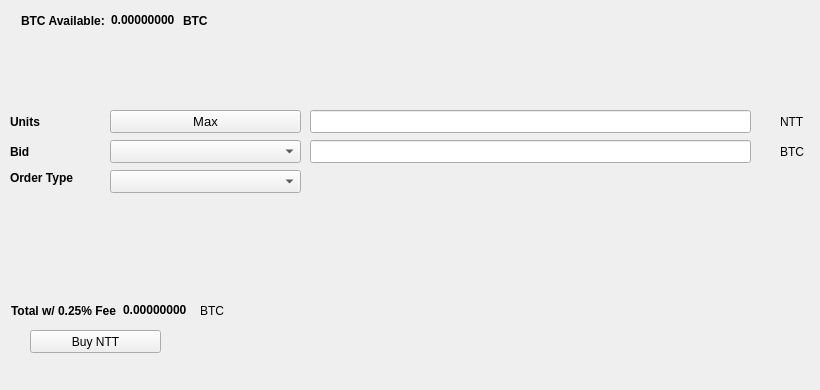
   <widget class="QWidget" name="BuyTab">
    <attribute name="title">
     <string>Buy</string>
    </attribute>
    <widget class="QPushButton" name="BuyNTT">
     <property name="geometry">
      <rect>
       <x>30</x>
       <y>330</y>
       <width>131</width>
       <height>23</height>
      </rect>
     </property>
     <property name="text">
      <string>Buy NTT</string>
     </property>
     <property name="icon">
      <iconset resource="../nanite.qrc">
       <normaloff>:/icons/bitcoin</normaloff>:/icons/bitcoin</iconset>
     </property>
    </widget>
    <widget class="QLabel" name="label_3">
     <property name="geometry">
      <rect>
       <x>10</x>
       <y>110</y>
       <width>46</width>
       <height>23</height>
      </rect>
     </property>
     <property name="font">
      <font>
       <weight>75</weight>
       <bold>true</bold>
      </font>
     </property>
     <property name="text">
      <string>Units</string>
     </property>
    </widget>
    <widget class="QLineEdit" name="UnitsInput">
     <property name="geometry">
      <rect>
       <x>310</x>
       <y>110</y>
       <width>441</width>
       <height>23</height>
      </rect>
     </property>
     <property name="font">
      <font>
       <pointsize>9</pointsize>
       <weight>75</weight>
       <bold>true</bold>
      </font>
     </property>
    </widget>
    <widget class="QLineEdit" name="BuyBidPriceEdit">
     <property name="geometry">
      <rect>
       <x>310</x>
       <y>140</y>
       <width>441</width>
       <height>23</height>
      </rect>
     </property>
     <property name="font">
      <font>
       <pointsize>9</pointsize>
       <weight>75</weight>
       <bold>true</bold>
      </font>
     </property>
    </widget>
    <widget class="QLabel" name="label_4">
     <property name="geometry">
      <rect>
       <x>780</x>
       <y>110</y>
       <width>31</width>
       <height>23</height>
      </rect>
     </property>
     <property name="text">
      <string>NTT</string>
     </property>
    </widget>
    <widget class="QLabel" name="label_5">
     <property name="geometry">
      <rect>
       <x>780</x>
       <y>140</y>
       <width>31</width>
       <height>23</height>
      </rect>
     </property>
     <property name="text">
      <string>BTC</string>
     </property>
    </widget>
    <widget class="QLabel" name="label_6">
     <property name="geometry">
      <rect>
       <x>10</x>
       <y>140</y>
       <width>46</width>
       <height>23</height>
      </rect>
     </property>
     <property name="font">
      <font>
       <weight>75</weight>
       <bold>true</bold>
      </font>
     </property>
     <property name="text">
      <string>Bid</string>
     </property>
    </widget>
    <widget class="QLabel" name="label_7">
     <property name="geometry">
      <rect>
       <x>10</x>
       <y>170</y>
       <width>91</width>
       <height>16</height>
      </rect>
     </property>
     <property name="font">
      <font>
       <weight>75</weight>
       <bold>true</bold>
      </font>
     </property>
     <property name="text">
      <string>Order Type</string>
     </property>
    </widget>
    <widget class="QPushButton" name="Buy_Max_Amount">
     <property name="geometry">
      <rect>
       <x>110</x>
       <y>110</y>
       <width>191</width>
       <height>23</height>
      </rect>
     </property>
     <property name="font">
      <font>
       <pointsize>10</pointsize>
      </font>
     </property>
     <property name="text">
      <string>Max</string>
     </property>
    </widget>
    <widget class="QComboBox" name="BuyBidcomboBox">
     <property name="geometry">
      <rect>
       <x>110</x>
       <y>140</y>
       <width>191</width>
       <height>23</height>
      </rect>
     </property>
     <property name="font">
      <font>
       <pointsize>10</pointsize>
      </font>
     </property>
    </widget>
    <widget class="QComboBox" name="buyOrdertypeCombo">
     <property name="geometry">
      <rect>
       <x>110</x>
       <y>170</y>
       <width>191</width>
       <height>23</height>
      </rect>
     </property>
     <property name="font">
      <font>
       <pointsize>10</pointsize>
      </font>
     </property>
    </widget>
    <widget class="QWidget" name="layoutWidget1">
     <property name="geometry">
      <rect>
       <x>21</x>
       <y>11</y>
       <width>227</width>
       <height>19</height>
      </rect>
     </property>
     <layout class="QHBoxLayout" name="horizontalLayout_3">
      <item>
       <widget class="QLabel" name="label232">
        <property name="font">
         <font>
          <weight>75</weight>
          <bold>true</bold>
         </font>
        </property>
        <property name="text">
         <string>BTC Available:</string>
        </property>
       </widget>
      </item>
      <item>
       <widget class="QLabel" name="BtcAvailableLbl">
        <property name="palette">
         <palette>
          <active>
           <colorrole role="WindowText">
            <brush brushstyle="SolidPattern">
             <color alpha="255">
              <red>0</red>
              <green>0</green>
              <blue>0</blue>
             </color>
            </brush>
           </colorrole>
           <colorrole role="Button">
            <brush brushstyle="SolidPattern">
             <color alpha="255">
              <red>0</red>
              <green>170</green>
              <blue>0</blue>
             </color>
            </brush>
           </colorrole>
           <colorrole role="Light">
            <brush brushstyle="SolidPattern">
             <color alpha="255">
              <red>0</red>
              <green>255</green>
              <blue>0</blue>
             </color>
            </brush>
           </colorrole>
           <colorrole role="Midlight">
            <brush brushstyle="SolidPattern">
             <color alpha="255">
              <red>0</red>
              <green>212</green>
              <blue>0</blue>
             </color>
            </brush>
           </colorrole>
           <colorrole role="Dark">
            <brush brushstyle="SolidPattern">
             <color alpha="255">
              <red>0</red>
              <green>85</green>
              <blue>0</blue>
             </color>
            </brush>
           </colorrole>
           <colorrole role="Mid">
            <brush brushstyle="SolidPattern">
             <color alpha="255">
              <red>0</red>
              <green>113</green>
              <blue>0</blue>
             </color>
            </brush>
           </colorrole>
           <colorrole role="Text">
            <brush brushstyle="SolidPattern">
             <color alpha="255">
              <red>0</red>
              <green>170</green>
              <blue>0</blue>
             </color>
            </brush>
           </colorrole>
           <colorrole role="BrightText">
            <brush brushstyle="SolidPattern">
             <color alpha="255">
              <red>255</red>
              <green>255</green>
              <blue>255</blue>
             </color>
            </brush>
           </colorrole>
           <colorrole role="ButtonText">
            <brush brushstyle="SolidPattern">
             <color alpha="255">
              <red>0</red>
              <green>0</green>
              <blue>0</blue>
             </color>
            </brush>
           </colorrole>
           <colorrole role="Base">
            <brush brushstyle="SolidPattern">
             <color alpha="255">
              <red>255</red>
              <green>255</green>
              <blue>255</blue>
             </color>
            </brush>
           </colorrole>
           <colorrole role="Window">
            <brush brushstyle="SolidPattern">
             <color alpha="255">
              <red>0</red>
              <green>170</green>
              <blue>0</blue>
             </color>
            </brush>
           </colorrole>
           <colorrole role="Shadow">
            <brush brushstyle="SolidPattern">
             <color alpha="255">
              <red>0</red>
              <green>0</green>
              <blue>0</blue>
             </color>
            </brush>
           </colorrole>
           <colorrole role="AlternateBase">
            <brush brushstyle="SolidPattern">
             <color alpha="255">
              <red>127</red>
              <green>212</green>
              <blue>127</blue>
             </color>
            </brush>
           </colorrole>
           <colorrole role="ToolTipBase">
            <brush brushstyle="SolidPattern">
             <color alpha="255">
              <red>255</red>
              <green>255</green>
              <blue>220</blue>
             </color>
            </brush>
           </colorrole>
           <colorrole role="ToolTipText">
            <brush brushstyle="SolidPattern">
             <color alpha="255">
              <red>0</red>
              <green>0</green>
              <blue>0</blue>
             </color>
            </brush>
           </colorrole>
          </active>
          <inactive>
           <colorrole role="WindowText">
            <brush brushstyle="SolidPattern">
             <color alpha="255">
              <red>0</red>
              <green>0</green>
              <blue>0</blue>
             </color>
            </brush>
           </colorrole>
           <colorrole role="Button">
            <brush brushstyle="SolidPattern">
             <color alpha="255">
              <red>0</red>
              <green>170</green>
              <blue>0</blue>
             </color>
            </brush>
           </colorrole>
           <colorrole role="Light">
            <brush brushstyle="SolidPattern">
             <color alpha="255">
              <red>0</red>
              <green>255</green>
              <blue>0</blue>
             </color>
            </brush>
           </colorrole>
           <colorrole role="Midlight">
            <brush brushstyle="SolidPattern">
             <color alpha="255">
              <red>0</red>
              <green>212</green>
              <blue>0</blue>
             </color>
            </brush>
           </colorrole>
           <colorrole role="Dark">
            <brush brushstyle="SolidPattern">
             <color alpha="255">
              <red>0</red>
              <green>85</green>
              <blue>0</blue>
             </color>
            </brush>
           </colorrole>
           <colorrole role="Mid">
            <brush brushstyle="SolidPattern">
             <color alpha="255">
              <red>0</red>
              <green>113</green>
              <blue>0</blue>
             </color>
            </brush>
           </colorrole>
           <colorrole role="Text">
            <brush brushstyle="SolidPattern">
             <color alpha="255">
              <red>0</red>
              <green>170</green>
              <blue>0</blue>
             </color>
            </brush>
           </colorrole>
           <colorrole role="BrightText">
            <brush brushstyle="SolidPattern">
             <color alpha="255">
              <red>255</red>
              <green>255</green>
              <blue>255</blue>
             </color>
            </brush>
           </colorrole>
           <colorrole role="ButtonText">
            <brush brushstyle="SolidPattern">
             <color alpha="255">
              <red>0</red>
              <green>0</green>
              <blue>0</blue>
             </color>
            </brush>
           </colorrole>
           <colorrole role="Base">
            <brush brushstyle="SolidPattern">
             <color alpha="255">
              <red>255</red>
              <green>255</green>
              <blue>255</blue>
             </color>
            </brush>
           </colorrole>
           <colorrole role="Window">
            <brush brushstyle="SolidPattern">
             <color alpha="255">
              <red>0</red>
              <green>170</green>
              <blue>0</blue>
             </color>
            </brush>
           </colorrole>
           <colorrole role="Shadow">
            <brush brushstyle="SolidPattern">
             <color alpha="255">
              <red>0</red>
              <green>0</green>
              <blue>0</blue>
             </color>
            </brush>
           </colorrole>
           <colorrole role="AlternateBase">
            <brush brushstyle="SolidPattern">
             <color alpha="255">
              <red>127</red>
              <green>212</green>
              <blue>127</blue>
             </color>
            </brush>
           </colorrole>
           <colorrole role="ToolTipBase">
            <brush brushstyle="SolidPattern">
             <color alpha="255">
              <red>255</red>
              <green>255</green>
              <blue>220</blue>
             </color>
            </brush>
           </colorrole>
           <colorrole role="ToolTipText">
            <brush brushstyle="SolidPattern">
             <color alpha="255">
              <red>0</red>
              <green>0</green>
              <blue>0</blue>
             </color>
            </brush>
           </colorrole>
          </inactive>
          <disabled>
           <colorrole role="WindowText">
            <brush brushstyle="SolidPattern">
             <color alpha="255">
              <red>0</red>
              <green>85</green>
              <blue>0</blue>
             </color>
            </brush>
           </colorrole>
           <colorrole role="Button">
            <brush brushstyle="SolidPattern">
             <color alpha="255">
              <red>0</red>
              <green>170</green>
              <blue>0</blue>
             </color>
            </brush>
           </colorrole>
           <colorrole role="Light">
            <brush brushstyle="SolidPattern">
             <color alpha="255">
              <red>0</red>
              <green>255</green>
              <blue>0</blue>
             </color>
            </brush>
           </colorrole>
           <colorrole role="Midlight">
            <brush brushstyle="SolidPattern">
             <color alpha="255">
              <red>0</red>
              <green>212</green>
              <blue>0</blue>
             </color>
            </brush>
           </colorrole>
           <colorrole role="Dark">
            <brush brushstyle="SolidPattern">
             <color alpha="255">
              <red>0</red>
              <green>85</green>
              <blue>0</blue>
             </color>
            </brush>
           </colorrole>
           <colorrole role="Mid">
            <brush brushstyle="SolidPattern">
             <color alpha="255">
              <red>0</red>
              <green>113</green>
              <blue>0</blue>
             </color>
            </brush>
           </colorrole>
           <colorrole role="Text">
            <brush brushstyle="SolidPattern">
             <color alpha="255">
              <red>0</red>
              <green>85</green>
              <blue>0</blue>
             </color>
            </brush>
           </colorrole>
           <colorrole role="BrightText">
            <brush brushstyle="SolidPattern">
             <color alpha="255">
              <red>255</red>
              <green>255</green>
              <blue>255</blue>
             </color>
            </brush>
           </colorrole>
           <colorrole role="ButtonText">
            <brush brushstyle="SolidPattern">
             <color alpha="255">
              <red>0</red>
              <green>85</green>
              <blue>0</blue>
             </color>
            </brush>
           </colorrole>
           <colorrole role="Base">
            <brush brushstyle="SolidPattern">
             <color alpha="255">
              <red>0</red>
              <green>170</green>
              <blue>0</blue>
             </color>
            </brush>
           </colorrole>
           <colorrole role="Window">
            <brush brushstyle="SolidPattern">
             <color alpha="255">
              <red>0</red>
              <green>170</green>
              <blue>0</blue>
             </color>
            </brush>
           </colorrole>
           <colorrole role="Shadow">
            <brush brushstyle="SolidPattern">
             <color alpha="255">
              <red>0</red>
              <green>0</green>
              <blue>0</blue>
             </color>
            </brush>
           </colorrole>
           <colorrole role="AlternateBase">
            <brush brushstyle="SolidPattern">
             <color alpha="255">
              <red>0</red>
              <green>170</green>
              <blue>0</blue>
             </color>
            </brush>
           </colorrole>
           <colorrole role="ToolTipBase">
            <brush brushstyle="SolidPattern">
             <color alpha="255">
              <red>255</red>
              <green>255</green>
              <blue>220</blue>
             </color>
            </brush>
           </colorrole>
           <colorrole role="ToolTipText">
            <brush brushstyle="SolidPattern">
             <color alpha="255">
              <red>0</red>
              <green>0</green>
              <blue>0</blue>
             </color>
            </brush>
           </colorrole>
          </disabled>
         </palette>
        </property>
        <property name="font">
         <font>
          <weight>75</weight>
          <bold>true</bold>
         </font>
        </property>
        <property name="text">
         <string>0.00000000</string>
        </property>
        <property name="textInteractionFlags">
         <set>Qt::LinksAccessibleByMouse|Qt::TextSelectableByKeyboard|Qt::TextSelectableByMouse</set>
        </property>
       </widget>
      </item>
      <item>
       <widget class="QLabel" name="BtcAvailableLbl_2">
        <property name="font">
         <font>
          <weight>75</weight>
          <bold>true</bold>
         </font>
        </property>
        <property name="text">
         <string>BTC</string>
        </property>
       </widget>
      </item>
     </layout>
    </widget>
    <widget class="QWidget" name="layoutWidge2">
     <property name="geometry">
      <rect>
       <x>11</x>
       <y>301</y>
       <width>259</width>
       <height>19</height>
      </rect>
     </property>
     <layout class="QHBoxLayout" name="horizontalLayout_4">
      <item>
       <widget class="QLabel" name="label_9">
        <property name="font">
         <font>
          <weight>75</weight>
          <bold>true</bold>
         </font>
        </property>
        <property name="text">
         <string>Total w/ 0.25% Fee</string>
        </property>
       </widget>
      </item>
      <item>
       <widget class="QLabel" name="BuyCostLabel">
        <property name="palette">
         <palette>
          <active>
           <colorrole role="WindowText">
            <brush brushstyle="SolidPattern">
             <color alpha="255">
              <red>0</red>
              <green>0</green>
              <blue>0</blue>
             </color>
            </brush>
           </colorrole>
           <colorrole role="Button">
            <brush brushstyle="SolidPattern">
             <color alpha="255">
              <red>0</red>
              <green>170</green>
              <blue>0</blue>
             </color>
            </brush>
           </colorrole>
           <colorrole role="Light">
            <brush brushstyle="SolidPattern">
             <color alpha="255">
              <red>0</red>
              <green>255</green>
              <blue>0</blue>
             </color>
            </brush>
           </colorrole>
           <colorrole role="Midlight">
            <brush brushstyle="SolidPattern">
             <color alpha="255">
              <red>0</red>
              <green>212</green>
              <blue>0</blue>
             </color>
            </brush>
           </colorrole>
           <colorrole role="Dark">
            <brush brushstyle="SolidPattern">
             <color alpha="255">
              <red>0</red>
              <green>85</green>
              <blue>0</blue>
             </color>
            </brush>
           </colorrole>
           <colorrole role="Mid">
            <brush brushstyle="SolidPattern">
             <color alpha="255">
              <red>0</red>
              <green>113</green>
              <blue>0</blue>
             </color>
            </brush>
           </colorrole>
           <colorrole role="Text">
            <brush brushstyle="SolidPattern">
             <color alpha="255">
              <red>0</red>
              <green>170</green>
              <blue>0</blue>
             </color>
            </brush>
           </colorrole>
           <colorrole role="BrightText">
            <brush brushstyle="SolidPattern">
             <color alpha="255">
              <red>255</red>
              <green>255</green>
              <blue>255</blue>
             </color>
            </brush>
           </colorrole>
           <colorrole role="ButtonText">
            <brush brushstyle="SolidPattern">
             <color alpha="255">
              <red>0</red>
              <green>0</green>
              <blue>0</blue>
             </color>
            </brush>
           </colorrole>
           <colorrole role="Base">
            <brush brushstyle="SolidPattern">
             <color alpha="255">
              <red>255</red>
              <green>255</green>
              <blue>255</blue>
             </color>
            </brush>
           </colorrole>
           <colorrole role="Window">
            <brush brushstyle="SolidPattern">
             <color alpha="255">
              <red>0</red>
              <green>170</green>
              <blue>0</blue>
             </color>
            </brush>
           </colorrole>
           <colorrole role="Shadow">
            <brush brushstyle="SolidPattern">
             <color alpha="255">
              <red>0</red>
              <green>0</green>
              <blue>0</blue>
             </color>
            </brush>
           </colorrole>
           <colorrole role="AlternateBase">
            <brush brushstyle="SolidPattern">
             <color alpha="255">
              <red>127</red>
              <green>212</green>
              <blue>127</blue>
             </color>
            </brush>
           </colorrole>
           <colorrole role="ToolTipBase">
            <brush brushstyle="SolidPattern">
             <color alpha="255">
              <red>255</red>
              <green>255</green>
              <blue>220</blue>
             </color>
            </brush>
           </colorrole>
           <colorrole role="ToolTipText">
            <brush brushstyle="SolidPattern">
             <color alpha="255">
              <red>0</red>
              <green>0</green>
              <blue>0</blue>
             </color>
            </brush>
           </colorrole>
          </active>
          <inactive>
           <colorrole role="WindowText">
            <brush brushstyle="SolidPattern">
             <color alpha="255">
              <red>0</red>
              <green>0</green>
              <blue>0</blue>
             </color>
            </brush>
           </colorrole>
           <colorrole role="Button">
            <brush brushstyle="SolidPattern">
             <color alpha="255">
              <red>0</red>
              <green>170</green>
              <blue>0</blue>
             </color>
            </brush>
           </colorrole>
           <colorrole role="Light">
            <brush brushstyle="SolidPattern">
             <color alpha="255">
              <red>0</red>
              <green>255</green>
              <blue>0</blue>
             </color>
            </brush>
           </colorrole>
           <colorrole role="Midlight">
            <brush brushstyle="SolidPattern">
             <color alpha="255">
              <red>0</red>
              <green>212</green>
              <blue>0</blue>
             </color>
            </brush>
           </colorrole>
           <colorrole role="Dark">
            <brush brushstyle="SolidPattern">
             <color alpha="255">
              <red>0</red>
              <green>85</green>
              <blue>0</blue>
             </color>
            </brush>
           </colorrole>
           <colorrole role="Mid">
            <brush brushstyle="SolidPattern">
             <color alpha="255">
              <red>0</red>
              <green>113</green>
              <blue>0</blue>
             </color>
            </brush>
           </colorrole>
           <colorrole role="Text">
            <brush brushstyle="SolidPattern">
             <color alpha="255">
              <red>0</red>
              <green>170</green>
              <blue>0</blue>
             </color>
            </brush>
           </colorrole>
           <colorrole role="BrightText">
            <brush brushstyle="SolidPattern">
             <color alpha="255">
              <red>255</red>
              <green>255</green>
              <blue>255</blue>
             </color>
            </brush>
           </colorrole>
           <colorrole role="ButtonText">
            <brush brushstyle="SolidPattern">
             <color alpha="255">
              <red>0</red>
              <green>0</green>
              <blue>0</blue>
             </color>
            </brush>
           </colorrole>
           <colorrole role="Base">
            <brush brushstyle="SolidPattern">
             <color alpha="255">
              <red>255</red>
              <green>255</green>
              <blue>255</blue>
             </color>
            </brush>
           </colorrole>
           <colorrole role="Window">
            <brush brushstyle="SolidPattern">
             <color alpha="255">
              <red>0</red>
              <green>170</green>
              <blue>0</blue>
             </color>
            </brush>
           </colorrole>
           <colorrole role="Shadow">
            <brush brushstyle="SolidPattern">
             <color alpha="255">
              <red>0</red>
              <green>0</green>
              <blue>0</blue>
             </color>
            </brush>
           </colorrole>
           <colorrole role="AlternateBase">
            <brush brushstyle="SolidPattern">
             <color alpha="255">
              <red>127</red>
              <green>212</green>
              <blue>127</blue>
             </color>
            </brush>
           </colorrole>
           <colorrole role="ToolTipBase">
            <brush brushstyle="SolidPattern">
             <color alpha="255">
              <red>255</red>
              <green>255</green>
              <blue>220</blue>
             </color>
            </brush>
           </colorrole>
           <colorrole role="ToolTipText">
            <brush brushstyle="SolidPattern">
             <color alpha="255">
              <red>0</red>
              <green>0</green>
              <blue>0</blue>
             </color>
            </brush>
           </colorrole>
          </inactive>
          <disabled>
           <colorrole role="WindowText">
            <brush brushstyle="SolidPattern">
             <color alpha="255">
              <red>0</red>
              <green>85</green>
              <blue>0</blue>
             </color>
            </brush>
           </colorrole>
           <colorrole role="Button">
            <brush brushstyle="SolidPattern">
             <color alpha="255">
              <red>0</red>
              <green>170</green>
              <blue>0</blue>
             </color>
            </brush>
           </colorrole>
           <colorrole role="Light">
            <brush brushstyle="SolidPattern">
             <color alpha="255">
              <red>0</red>
              <green>255</green>
              <blue>0</blue>
             </color>
            </brush>
           </colorrole>
           <colorrole role="Midlight">
            <brush brushstyle="SolidPattern">
             <color alpha="255">
              <red>0</red>
              <green>212</green>
              <blue>0</blue>
             </color>
            </brush>
           </colorrole>
           <colorrole role="Dark">
            <brush brushstyle="SolidPattern">
             <color alpha="255">
              <red>0</red>
              <green>85</green>
              <blue>0</blue>
             </color>
            </brush>
           </colorrole>
           <colorrole role="Mid">
            <brush brushstyle="SolidPattern">
             <color alpha="255">
              <red>0</red>
              <green>113</green>
              <blue>0</blue>
             </color>
            </brush>
           </colorrole>
           <colorrole role="Text">
            <brush brushstyle="SolidPattern">
             <color alpha="255">
              <red>0</red>
              <green>85</green>
              <blue>0</blue>
             </color>
            </brush>
           </colorrole>
           <colorrole role="BrightText">
            <brush brushstyle="SolidPattern">
             <color alpha="255">
              <red>255</red>
              <green>255</green>
              <blue>255</blue>
             </color>
            </brush>
           </colorrole>
           <colorrole role="ButtonText">
            <brush brushstyle="SolidPattern">
             <color alpha="255">
              <red>0</red>
              <green>85</green>
              <blue>0</blue>
             </color>
            </brush>
           </colorrole>
           <colorrole role="Base">
            <brush brushstyle="SolidPattern">
             <color alpha="255">
              <red>0</red>
              <green>170</green>
              <blue>0</blue>
             </color>
            </brush>
           </colorrole>
           <colorrole role="Window">
            <brush brushstyle="SolidPattern">
             <color alpha="255">
              <red>0</red>
              <green>170</green>
              <blue>0</blue>
             </color>
            </brush>
           </colorrole>
           <colorrole role="Shadow">
            <brush brushstyle="SolidPattern">
             <color alpha="255">
              <red>0</red>
              <green>0</green>
              <blue>0</blue>
             </color>
            </brush>
           </colorrole>
           <colorrole role="AlternateBase">
            <brush brushstyle="SolidPattern">
             <color alpha="255">
              <red>0</red>
              <green>170</green>
              <blue>0</blue>
             </color>
            </brush>
           </colorrole>
           <colorrole role="ToolTipBase">
            <brush brushstyle="SolidPattern">
             <color alpha="255">
              <red>255</red>
              <green>255</green>
              <blue>220</blue>
             </color>
            </brush>
           </colorrole>
           <colorrole role="ToolTipText">
            <brush brushstyle="SolidPattern">
             <color alpha="255">
              <red>0</red>
              <green>0</green>
              <blue>0</blue>
             </color>
            </brush>
           </colorrole>
          </disabled>
         </palette>
        </property>
        <property name="font">
         <font>
          <weight>75</weight>
          <bold>true</bold>
         </font>
        </property>
        <property name="autoFillBackground">
         <bool>false</bool>
        </property>
        <property name="text">
         <string>0.00000000</string>
        </property>
        <property name="textInteractionFlags">
         <set>Qt::LinksAccessibleByMouse|Qt::TextSelectableByMouse</set>
        </property>
       </widget>
      </item>
      <item>
       <widget class="QLabel" name="label_10">
        <property name="font">
         <font>
          <weight>50</weight>
          <bold>false</bold>
         </font>
        </property>
        <property name="text">
         <string>BTC</string>
        </property>
       </widget>
      </item>
     </layout>
    </widget>
    <widget class="QLabel" name="label_24">
     <property name="geometry">
      <rect>
       <x>460</x>
       <y>300</y>
       <width>281</width>
       <height>81</height>
      </rect>
     </property>
     <property name="text">
      <string/>
     </property>
     <property name="pixmap">
      <pixmap>:/images/bittrex</pixmap>
     </property>
    </widget>
   </widget>
